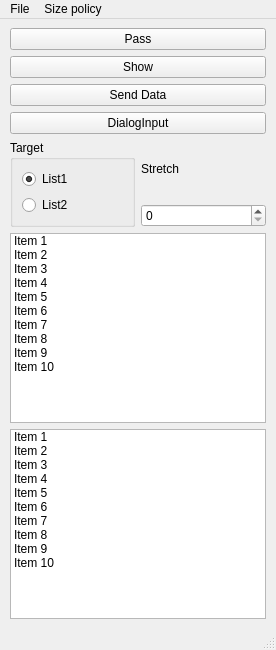
<?xml version="1.0" encoding="UTF-8"?>
<ui version="4.0">
 <class>MainWindow</class>
 <widget class="QMainWindow" name="MainWindow">
  <property name="geometry">
   <rect>
    <x>0</x>
    <y>0</y>
    <width>276</width>
    <height>650</height>
   </rect>
  </property>
  <property name="sizePolicy">
   <sizepolicy hsizetype="Fixed" vsizetype="Preferred">
    <horstretch>0</horstretch>
    <verstretch>0</verstretch>
   </sizepolicy>
  </property>
  <property name="windowTitle">
   <string>MainWindow</string>
  </property>
  <widget class="QWidget" name="VerticalLayoutMain">
   <property name="sizePolicy">
    <sizepolicy hsizetype="Fixed" vsizetype="Preferred">
     <horstretch>0</horstretch>
     <verstretch>0</verstretch>
    </sizepolicy>
   </property>
   <layout class="QGridLayout" name="gridLayout">
    <item row="0" column="0">
     <layout class="QVBoxLayout" name="verticalLayout_2">
      <item>
       <layout class="QVBoxLayout" name="verticalLayout">
        <item>
         <widget class="QPushButton" name="pushButtonPass">
          <property name="text">
           <string>Pass</string>
          </property>
         </widget>
        </item>
        <item>
         <widget class="QPushButton" name="pushButtonShow">
          <property name="text">
           <string>Show</string>
          </property>
         </widget>
        </item>
        <item>
         <widget class="QPushButton" name="pushButtonSendData">
          <property name="text">
           <string>Send Data</string>
          </property>
         </widget>
        </item>
        <item>
         <widget class="QPushButton" name="pushButtonDialogInput">
          <property name="text">
           <string>DialogInput</string>
          </property>
         </widget>
        </item>
       </layout>
      </item>
      <item>
       <layout class="QHBoxLayout" name="horizontalLayout">
        <item>
         <widget class="QGroupBox" name="groupBoxTarget">
          <property name="title">
           <string>Target</string>
          </property>
          <layout class="QVBoxLayout" name="verticalLayoutTarget">
           <item>
            <widget class="QRadioButton" name="radioButtonList1">
             <property name="tabletTracking">
              <bool>false</bool>
             </property>
             <property name="text">
              <string>List1</string>
             </property>
             <property name="checked">
              <bool>true</bool>
             </property>
            </widget>
           </item>
           <item>
            <widget class="QRadioButton" name="radioButtonList2">
             <property name="text">
              <string>List2</string>
             </property>
            </widget>
           </item>
          </layout>
         </widget>
        </item>
        <item>
         <layout class="QVBoxLayout" name="verticalLayoutStretch">
          <item>
           <widget class="QLabel" name="labelStretch">
            <property name="text">
             <string>Stretch</string>
            </property>
           </widget>
          </item>
          <item>
           <widget class="QSpinBox" name="spinBoxStretch"/>
          </item>
         </layout>
        </item>
       </layout>
      </item>
      <item>
       <widget class="QListWidget" name="listWidget1">
        <property name="sizePolicy">
         <sizepolicy hsizetype="Fixed" vsizetype="Expanding">
          <horstretch>0</horstretch>
          <verstretch>0</verstretch>
         </sizepolicy>
        </property>
        <item>
         <property name="text">
          <string>Item 1</string>
         </property>
        </item>
        <item>
         <property name="text">
          <string>Item 2</string>
         </property>
        </item>
        <item>
         <property name="text">
          <string>Item 3</string>
         </property>
        </item>
        <item>
         <property name="text">
          <string>Item 4</string>
         </property>
        </item>
        <item>
         <property name="text">
          <string>Item 5</string>
         </property>
        </item>
        <item>
         <property name="text">
          <string>Item 6</string>
         </property>
        </item>
        <item>
         <property name="text">
          <string>Item 7</string>
         </property>
        </item>
        <item>
         <property name="text">
          <string>Item 8</string>
         </property>
        </item>
        <item>
         <property name="text">
          <string>Item 9</string>
         </property>
        </item>
        <item>
         <property name="text">
          <string>Item 10</string>
         </property>
        </item>
       </widget>
      </item>
      <item>
       <widget class="QListWidget" name="listWidget2">
        <property name="sizePolicy">
         <sizepolicy hsizetype="Fixed" vsizetype="Expanding">
          <horstretch>0</horstretch>
          <verstretch>0</verstretch>
         </sizepolicy>
        </property>
        <item>
         <property name="text">
          <string>Item 1</string>
         </property>
        </item>
        <item>
         <property name="text">
          <string>Item 2</string>
         </property>
        </item>
        <item>
         <property name="text">
          <string>Item 3</string>
         </property>
        </item>
        <item>
         <property name="text">
          <string>Item 4</string>
         </property>
        </item>
        <item>
         <property name="text">
          <string>Item 5</string>
         </property>
        </item>
        <item>
         <property name="text">
          <string>Item 6</string>
         </property>
        </item>
        <item>
         <property name="text">
          <string>Item 7</string>
         </property>
        </item>
        <item>
         <property name="text">
          <string>Item 8</string>
         </property>
        </item>
        <item>
         <property name="text">
          <string>Item 9</string>
         </property>
        </item>
        <item>
         <property name="text">
          <string>Item 10</string>
         </property>
        </item>
       </widget>
      </item>
     </layout>
    </item>
   </layout>
  </widget>
  <widget class="QMenuBar" name="menubar">
   <property name="geometry">
    <rect>
     <x>0</x>
     <y>0</y>
     <width>276</width>
     <height>21</height>
    </rect>
   </property>
   <widget class="QMenu" name="menuFile">
    <property name="title">
     <string>File</string>
    </property>
    <addaction name="actionExit"/>
   </widget>
   <widget class="QMenu" name="menuSizePolicy">
    <property name="title">
     <string>Size policy</string>
    </property>
    <addaction name="actionFixed"/>
    <addaction name="actionMinimum"/>
    <addaction name="actionMaximum"/>
    <addaction name="actionPrefered"/>
    <addaction name="actionMinimumExpanding"/>
    <addaction name="actionExpanding"/>
    <addaction name="actionIgnored"/>
   </widget>
   <addaction name="menuFile"/>
   <addaction name="menuSizePolicy"/>
  </widget>
  <widget class="QStatusBar" name="statusbar"/>
  <action name="actionExit">
   <property name="text">
    <string>Exit</string>
   </property>
  </action>
  <action name="actionFixed">
   <property name="checkable">
    <bool>true</bool>
   </property>
   <property name="text">
    <string>Fixed</string>
   </property>
  </action>
  <action name="actionMinimum">
   <property name="checkable">
    <bool>true</bool>
   </property>
   <property name="text">
    <string>Minimum</string>
   </property>
  </action>
  <action name="actionMaximum">
   <property name="checkable">
    <bool>true</bool>
   </property>
   <property name="text">
    <string>Maximum</string>
   </property>
  </action>
  <action name="actionPrefered">
   <property name="checkable">
    <bool>true</bool>
   </property>
   <property name="text">
    <string>Prefered</string>
   </property>
  </action>
  <action name="actionMinimumExpanding">
   <property name="checkable">
    <bool>true</bool>
   </property>
   <property name="text">
    <string>MinimumExpanding</string>
   </property>
  </action>
  <action name="actionExpanding">
   <property name="checkable">
    <bool>true</bool>
   </property>
   <property name="checked">
    <bool>false</bool>
   </property>
   <property name="text">
    <string>Expanding</string>
   </property>
  </action>
  <action name="actionIgnored">
   <property name="checkable">
    <bool>true</bool>
   </property>
   <property name="text">
    <string>Ignored</string>
   </property>
  </action>
 </widget>
 <resources/>
 <connections>
  <connection>
   <sender>actionExit</sender>
   <signal>triggered()</signal>
   <receiver>MainWindow</receiver>
   <slot>close()</slot>
   <hints>
    <hint type="sourcelabel">
     <x>-1</x>
     <y>-1</y>
    </hint>
    <hint type="destinationlabel">
     <x>344</x>
     <y>335</y>
    </hint>
   </hints>
  </connection>
 </connections>
</ui>
